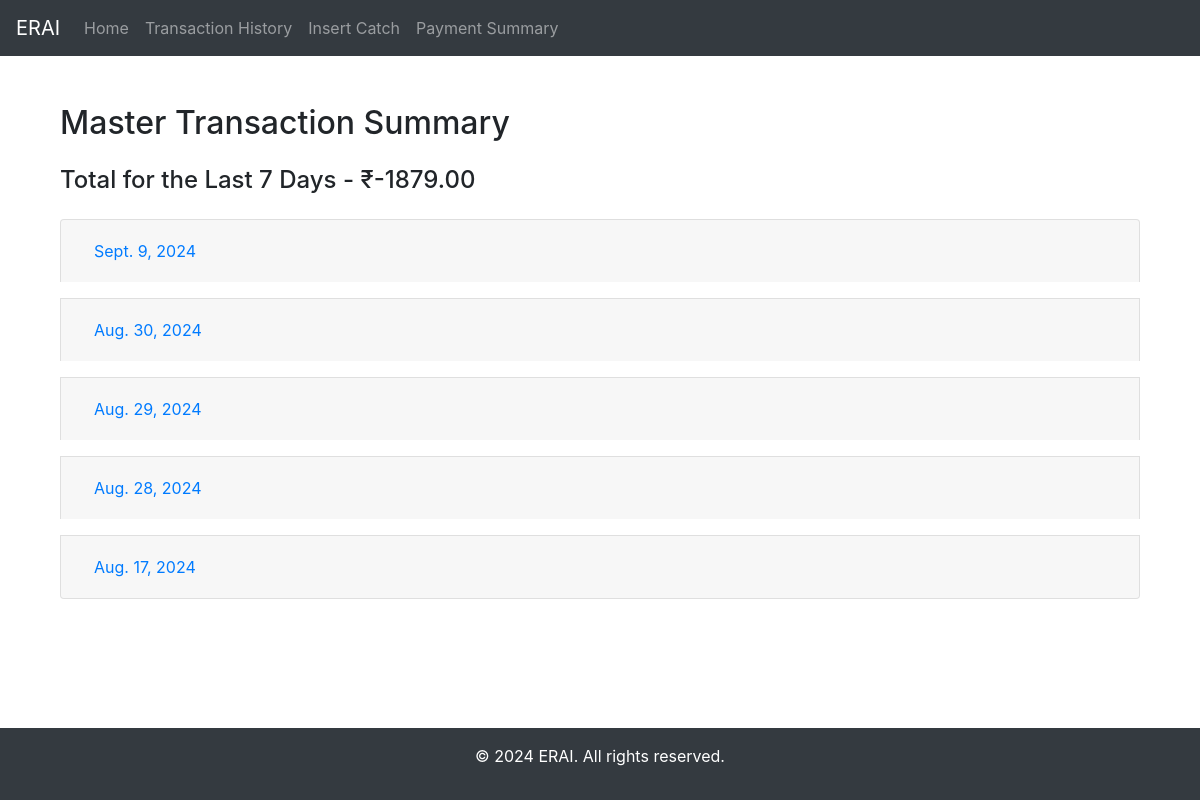
Screenshot of /transactions/ with the database file from the repository.
### myApp/models.py (models this page shows, shortened)
class Payment(models.Model):
    PAYMENT_TYPE_CHOICES = [
        ('Catch', 'Catch'),
        ('Advance', 'Advance'),
    ]
    fisherman = models.ForeignKey(Fisherman, on_delete=models.CASCADE)
    payment_date = models.DateField()
    amount = models.DecimalField(max_digits=10, decimal_places=2)
    payment_type = models.CharField(max_length=10, choices=PAYMENT_TYPE_CHOICES)
    manager = models.ForeignKey(Manager, null=True, blank=True, on_delete=models.DO_NOTHING)

class PaymentRoyaltyReceived(models.Model):
    fisherman = models.ForeignKey(RoyaltyFisherman, on_delete=models.CASCADE)
    amount = models.DecimalField(max_digits=10, decimal_places=2)
    payment_date = models.DateField()
    manager = models.ForeignKey(Manager, null=True, blank=True, on_delete=models.DO_NOTHING)

class MiscellaneousExpense(models.Model):
    amount = models.DecimalField(max_digits=10, decimal_places=2)  # Amount of the expense
    spender = models.ForeignKey(User, on_delete=models.CASCADE)  # Reference to the User who made the expense
    spent_on = models.CharField(max_length=255)  # Short description of what the expense was for
    context = models.TextField(blank=True, null=True)  # Optional detailed context
    date_spent = models.DateField(default=tz.now)  # Date of the expense, defaults to current date

### myApp/views.py (the view)
# urls.py: path('transactions/', master_transaction_view, name='master_transaction'),
def master_transaction_view(request):
    payments = Payment.objects.all().order_by('payment_date')
    royalty_payments = PaymentRoyaltyReceived.objects.all().order_by('payment_date')
    miscellaneous_expenses = MiscellaneousExpense.objects.all().order_by('date_spent')
    transactions = {}
    total_last_7_days_received = 0
    total_last_7_days_spent = 0
    for payment in payments:
        date = payment.payment_date
        if date not in transactions:
            transactions[date] = {
                'fisherman': [],
                'royalty': [],
                'miscellaneous': [],
                'total_amount_spent': 0,
                'total_amount_received': 0
            }
        transactions[date]['fisherman'].append(payment)
        transactions[date]['total_amount_spent'] += payment.amount
    for royalty_payment in royalty_payments:
        date = royalty_payment.payment_date
        if date not in transactions:
            transactions[date] = {
                'fisherman': [],
                'royalty': [],
                'miscellaneous': [],
                'total_amount_spent': 0,
                'total_amount_received': 0
            }
        transactions[date]['royalty'].append(royalty_payment)
        transactions[date]['total_amount_received'] += royalty_payment.amount
    for expense in miscellaneous_expenses:
        date = expense.date_spent
        if date not in transactions:
            transactions[date] = {
                'fisherman': [],
                'royalty': [],
                'miscellaneous': [],
                'total_amount_spent': 0,
                'total_amount_received': 0
            }
        transactions[date]['miscellaneous'].append(expense)
        transactions[date]['total_amount_spent'] += expense.amount
    sorted_transactions = dict(sorted(transactions.items(), reverse=True))
    today = timezone.now().date()
    last_week_start = today - timedelta(days=7)
    for date, types in sorted_transactions.items():
        if date >= last_week_start:
            total_last_7_days_received += types['total_amount_received']
            total_last_7_days_spent += types['total_amount_spent']
    total_last_7_days = total_last_7_days_received - total_last_7_days_spent
    context = {
        'transactions': sorted_transactions,
        'total_last_7_days': total_last_7_days,
    }
    return render(request, 'master_transaction.html', context)

### myApp/templates/master_transaction.html (shortened to what this page needs)
{% extends 'base.html' %}
{% block content %}
<div class="container mt-4">
    <h2 class="mb-4">Master Transaction Summary</h2>
    <div class="mb-4">
        <h4>Total for the Last 7 Days - ₹{{ total_last_7_days }}</h4>
    </div>
    <div class="accordion" id="accordion">
        {% for date, types in transactions.items %}
        <div class="card mb-3">
            <div class="card-header" id="heading-{{ date|date:'Ymd' }}">
                <h5 class="mb-0 d-flex justify-content-between">
                    <button class="btn btn-link" type="button" data-toggle="collapse" data-target="#collapse-{{ date|date:'Ymd' }}" aria-expanded="false" aria-controls="collapse-{{ date|date:'Ymd' }}">
                        {{ date }}
                    </button>
                </h5>
            </div>
        </div>
        {% empty %}
        <p>No transactions found.</p>
        {% endfor %}
    </div>
</div>
{% endblock %}

### myApp/templates/base.html (style rules this page uses)
html, body { height: 100%; margin: 0; }

### rows the page displays
Payment: transactions "Sept. 9, 2024"
Payment: transactions "Aug. 30, 2024"
PaymentRoyaltyReceived: transactions "Aug. 29, 2024"
Payment: transactions "Aug. 28, 2024"
MiscellaneousExpense: transactions "Aug. 17, 2024"

### other values shown
{{ total_last_7_days }} "-1879.00"
